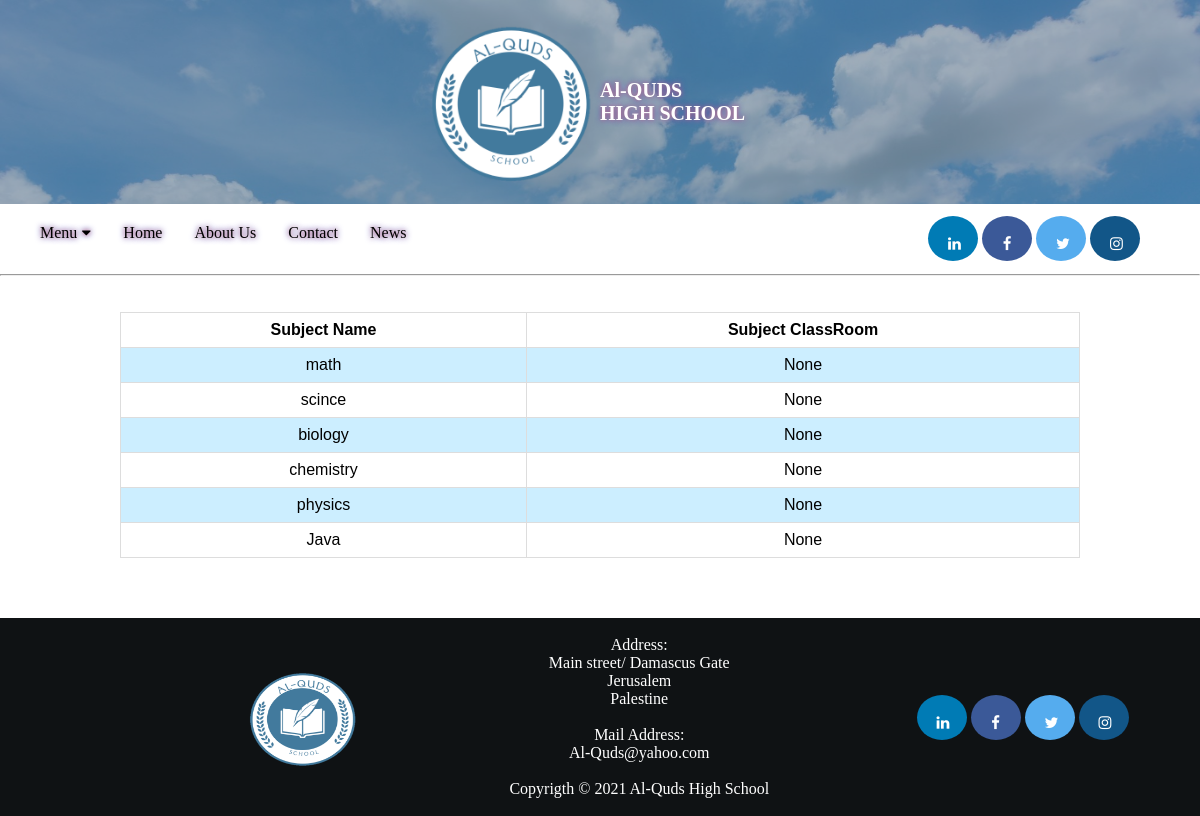
/subject/, run on the app's committed database.
### SchoolApp/models.py (models this page shows, shortened)
class Subject (models.Model):
    subjectName = models.CharField(max_length=30,null=True)
    classRoomName = models.ForeignKey(ClassRoom, on_delete=models.CASCADE, null=True)

### SchoolApp/views.py (the view)
# urls.py: path('subject/',views.subject, name='subject'),
def subject (request):
    subs = Subject.objects.all()
    return  render(request,'subject.html',{'subs':subs})

### templates/subject.html
{%extends 'basis.html'%}
{% block content %}
<hr id="hLine">
<table>
  <tr>
    <th>Subject Name</th>
    <th>Subject ClassRoom</th>
  </tr>
    {% for sub in subs %}
  <tr>
    <td>{{sub.subjectName}}</td>
    <td>{{sub.classRoomName}}</td>
  </tr>
    {% endfor %}
</table>
{% endblock content %}

### SchoolProject/static/css/style.css (style rules this page uses)
body { margin: 0; }
table { font-family: arial, sans-serif; border-collapse: collapse; width: 80%; margin-left:10%; }
td, th { border: 1px solid #dddddd; text-align: center; padding: 8px; }
tr:nth-child(even) { background-color: #cceeff; }
#hLine { margin-bottom:3%; }

### data on the page
Subject: subjectName "math", classRoomName "None"
Subject: subjectName "scince", classRoomName "None"
Subject: subjectName "biology", classRoomName "None"
Subject: subjectName "chemistry", classRoomName "None"
Subject: subjectName "physics", classRoomName "None"
Subject: subjectName "Java", classRoomName "None"
